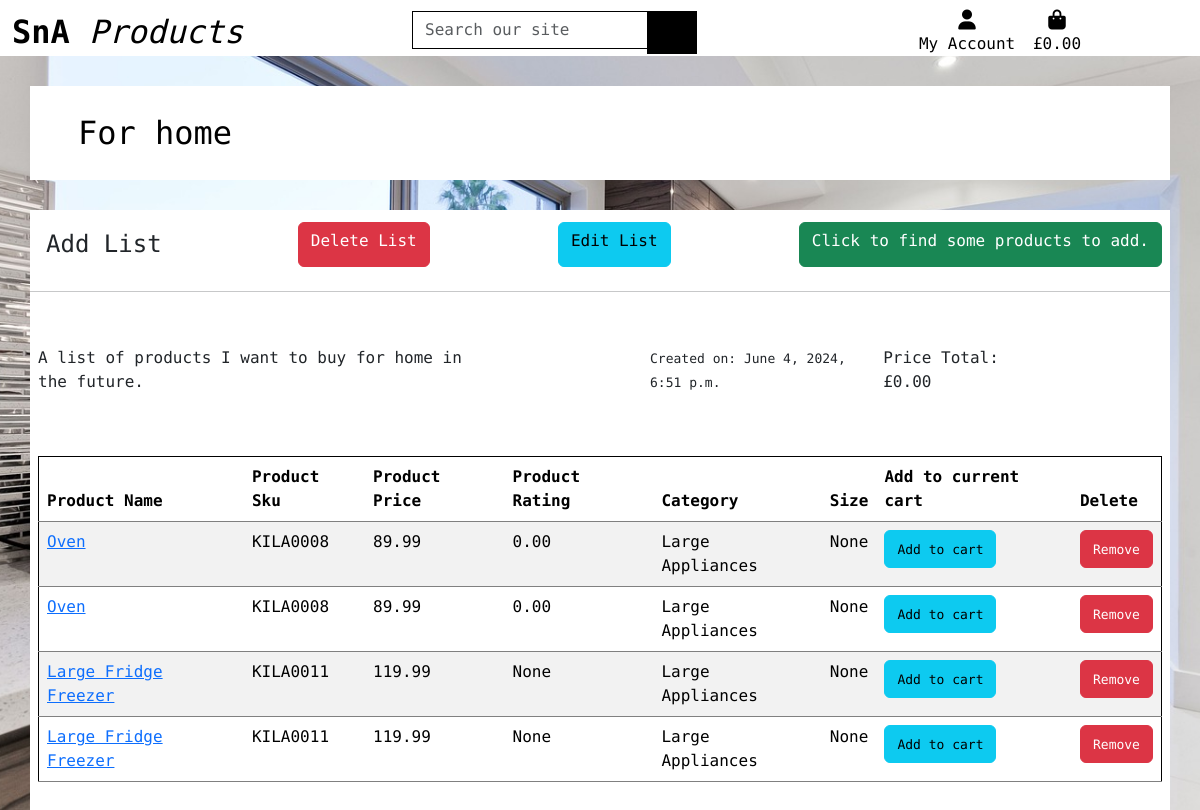
Page /list/1 on the earlier database version.
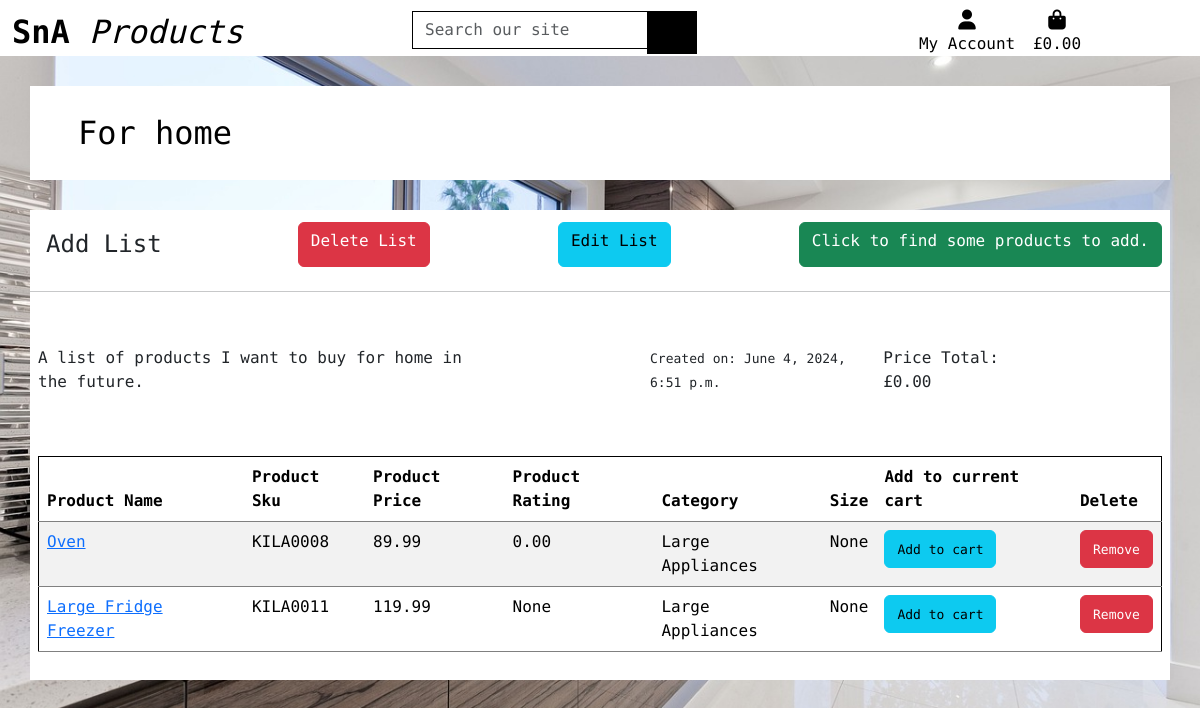
Same page on the later database version.
### saved_products/models.py (models this page shows, shortened)
class SavedProductsList(models.Model):
    user = models.ForeignKey(UserProfile, on_delete=models.CASCADE, related_name='saved_items_list')
    name = models.CharField(max_length=100)
    description = models.TextField()
    visible = models.BooleanField(default=False)
    created_at = models.DateTimeField(auto_now_add=True)
    price_total = models.DecimalField(max_digits=10, decimal_places=2, default=0)
    item_on_sale = models.BooleanField(default=False)

class SavedProductsItem(models.Model):
    list = models.ForeignKey(SavedProductsList, null=False, blank=False, on_delete=models.CASCADE,
                             related_name='list_product')
    product = models.ForeignKey(Product, null=False, blank=False, on_delete=models.CASCADE)
    product_size = models.CharField(max_length=2, null=True, blank=True)  # XS, S, M, L, XL
    saved_products_item_price = models.DecimalField(max_digits=6, decimal_places=2, null=False, blank=False,
                                                    editable=False)

### products/models.py (models this page shows, shortened)
class Product(models.Model):
    category = models.ForeignKey('Category', limit_choices_to={'type': 1},  null=True, blank=True,
                                 on_delete=models.SET_DEFAULT, default=18)
    sku = models.CharField(max_length=254, unique=True, editable=False)
    name = models.CharField(max_length=254)
    description = models.TextField()
    price = models.DecimalField(max_digits=6, decimal_places=2)
    rating = models.DecimalField(max_digits=6, decimal_places=2, null=True, blank=True)
    image = CloudinaryField('image', default='placeholder')
    has_sizes = models.BooleanField(null=True, blank=True, default=False)
    def get_category_name(self):
        return self.category.display_name

class Category(models.Model):
    class Meta:
        verbose_name_plural = 'Categories'
    parent = models.ForeignKey('self', related_name='children', on_delete=models.CASCADE, blank=True, null=True)
    name = models.CharField(max_length=254)
    display_name = models.CharField(max_length=254, null=True, blank=True)
    type = models.IntegerField(choices=CATEGORY_TYPE, editable=False)

### saved_products/views.py (the view)
# urls.py: path('<int:list_id>', views.list_detail, name='list_detail'),
def list_detail(request, list_id):
    saved_products_list = get_object_or_404(SavedProductsList, pk=list_id)
    saved_products_items = saved_products_list.list_product.all()
    context = {
        'list': saved_products_list,
        'items': saved_products_items,
        'on_list_page': True,
    }
    return render(request, 'saved_products/list_detail.html', context)

### saved_products/templates/saved_products/list_detail.html (shortened to what this page needs)
{% extends "base.html" %}
{% load crispy_forms_filters %}
{% load static %}
{% block content %}
    <div class="container-md floating_container px-4 py-1">
        <h2 class="m-4"><a href="{% url 'manage_products' %}" class="no-link-decoration">{{ list.name }}</a></h2>
    </div>
    <div class="container-md floating_container py-1">
        <div class="d-flex justify-content-between">
            <h4 class="m-3">Add List</h4>
            <a href="{% url 'delete_list' list.id %}" class="btn btn-danger m-2">Delete List</a>
            <a href="{% url 'edit_list' list.id %}" class="btn btn-info m-2">Edit List</a>
            <a href="{% url 'products' %}" class="btn btn-success m-2">Click to find some products to add.</a>
        </div>
        <hr>
        <div class="row product-container p-2">
            <div class="col-12 container floating_container d-flex justify-content-around">
                <p>{{ list.description }}</p>
                <p class="badge">Visibility: {%  if list.visible == true %} Public {% else %} Private {% endif %}</p>
                <p><small>Created on: {{ list.created_at }}</small></p>
                <p> Price Total: £{{ list.price_total }}</p>
                {% if list.item_on_sale == true %}
                    <p class="badge badge-success"> Item on sale</p>
                {% else %}
                    <p class="badge badge-secondary"> No items on sale </p>
                {%  endif %}
            </div>
        </div>
        <div class="row product-container p-2">
            <div class="col-12 container floating_container">
                {% if list.list_product %}
                    <table class="table table-striped border-black">
                        <thead>
                            <tr>
                                <th scope="col">Product Name</th>
                                <th scope="col">Product Sku</th>
                                <th scope="col" class="d-none d-lg-table-cell">Product Price</th>
                                <th scope="col" class="d-none d-lg-table-cell">Product Rating</th>
                                <th scope="col" class="d-none d-lg-table-cell">Category</th>
                                <th scope="col" class="d-none d-lg-table-cell">Size</th>
                                <th scope="col">Add to current cart</th>
                                <th scope="col">Delete</th>
                            </tr>
                        </thead>
                    {% for item in items %}
                        <tr>
                            <td><a href="{% url 'product_detail' item.product.id %}">{{ item.product.name }}</a></td>
                            <td>{{ item.product.sku }}</td>
                            <td class="d-none d-lg-table-cell">{{ item.saved_products_item_price }}</td>
                            <td class="d-none d-lg-table-cell">{{ item.product.rating }}</td>
                            <td class="d-none d-lg-table-cell">{{ item.product.get_category_name }}</td>
                            <td class="d-none d-lg-table-cell">{{ item.product_size }}</td>
                            <td><button class="btn btn-info btn-modal" id="{{ item.product.id }}" data-bs-toggle="modal" data-bs-target="#addToCartModal-{{ item.product.id }}"><small>Add to cart</small></button></td>
                            <td><button class="remove-button btn btn-danger" id="remove_{{ item.product.id }}" data-csrf_token="{{ csrf_token }}"><small>Remove</small></button></td>
                        </tr>
                    {% endfor %}
                    </table>
                {% else %}
                    <h2>No products in this list</h2>
                    <a class="btn btn-info" href="{%  url 'products' %}">Click to find products for this list</a>
                {%  endif %}
            </div>
        </div>
    </div>
{% endblock content %}

### templates/base.html (shortened to what this page needs)
{% load static %}
<!doctype html>
<html lang="en">
  <head>
    {% block corecss %}
        <link href="https://cdn.jsdelivr.net/npm/bootstrap@5.3.3/dist/css/bootstrap.min.css" rel="stylesheet">
        <link rel="stylesheet" href="{% static 'css/style.css' %}">
        <link rel="stylesheet" href="{% static 'css/mobile-site-nav.css' %}">
    {% endblock %}
  </head>
  <body>
    <header class="container-fluid header">
      <div id="topnav" class="row bg-white pt-lg-2 d-lg-flex">
        <div class="col-12 col-lg-4 my-auto py-1 py-lg-0 text-center">
          <a href="{% url 'landing_page' %}" class="nav-link main-logo-link">
            <h2 class="logo-font text-black text-center my-0"><strong>SnA</strong><em> Products</em></h2>
          </a>
        </div>
        <div class="col-12 col-lg-4 my-auto py-1 py-lg-0 d-none d-lg-block">
        <form method="GET" action="{% url 'products' %}">
          <div class="input-group w=100">
              <label>
                  <input class="form-control border border-black rounded-0" type="text" name="search" placeholder="Search our site">
              </label>
              <div class="input-group-append">
              <button class="form-control btn btn-black border border-black rounded-0" type="submit">
                <span class="icon">
                </span>
              </button>
            </div>
          </div>
        </form>
        </div>
        <div class="col-12 col-lg-4 my-auto py-1 py-lg-0 d-none d-lg-block">
          <ul class="list-inline list-unstyled text-center text-lg-right my-0">
            <li class="list-inline-item dropdown">
              <a class="text-black nav-link" href="#" id="user-options" data-bs-toggle="dropdown" aria-haspopup="true" aria-expanded="false">
                <div class="text-center">
                  <div><i class="fas fa-user fa-lg"></i></div>
                  <p class="my-0">My Account</p>
                </div>
              </a>
            </li>
            <li class="list-inline-item">
              <a class="{% if grand_total %} text-info font-weight-bold{% else %}text-black {% endif %} nav-link" href="{% url 'view_cart' %}">
                <div class="text-center">
                  <div><i class="fas fa-shopping-bag fa-lg"></i></div>
                  <p class="my-0">
                    {% if grand_total %}
                      £{{ grand_total|floatformat:2 }}
                    {% else %}
                      £0.00
                    {% endif %}
                  </p>
                </div>
              </a>
            </li>
          </ul>
        </div>
      </div>
    </header>
    {% block content %}
    {% endblock %}
  </body>
</html>

### static/css/style.css (style rules this page uses)
* { max-width: 100vw; }
html { height: 100%; }
body { background: url('/media/background-image.jpg') no-repeat center center fixed; background-size: cover; height: calc(100vh - 164px); font-family: "Encode Sans Expanded", sans-serif; font-weight: 400; font-style: normal; width: 100vw; }
.header { background: white; }
.icon { align-items: center; display: inline-flex; justify-content: center; height: 1.5rem; width: 1.5rem; }
.main-logo-link { width: fit-content; }
.btn-black { background: black; color: white; }
.border-black { border: 1px solid black !important; }
small { font-size: small; }
.product-container { width: 100%; justify-content: space-between; margin-left: unset; }
tr { border-bottom: gray 1px solid; }
.no-link-decoration { text-decoration: none; color: black; }
.floating_container { background: #fff; margin-top: 30px; padding: unset; }

Differences in the rows shown:
removed SavedProductsItem: product.name "Oven", product.sku "KILA0008", saved_products_item_price "89.99", product.rating "0.00", product.get_category_name "Large Appliances", product_size "None"
removed SavedProductsItem: product.name "Large Fridge Freezer", product.sku "KILA0011", saved_products_item_price "119.99", product.rating "None", product.get_category_name "Large Appliances", product_size "None"
